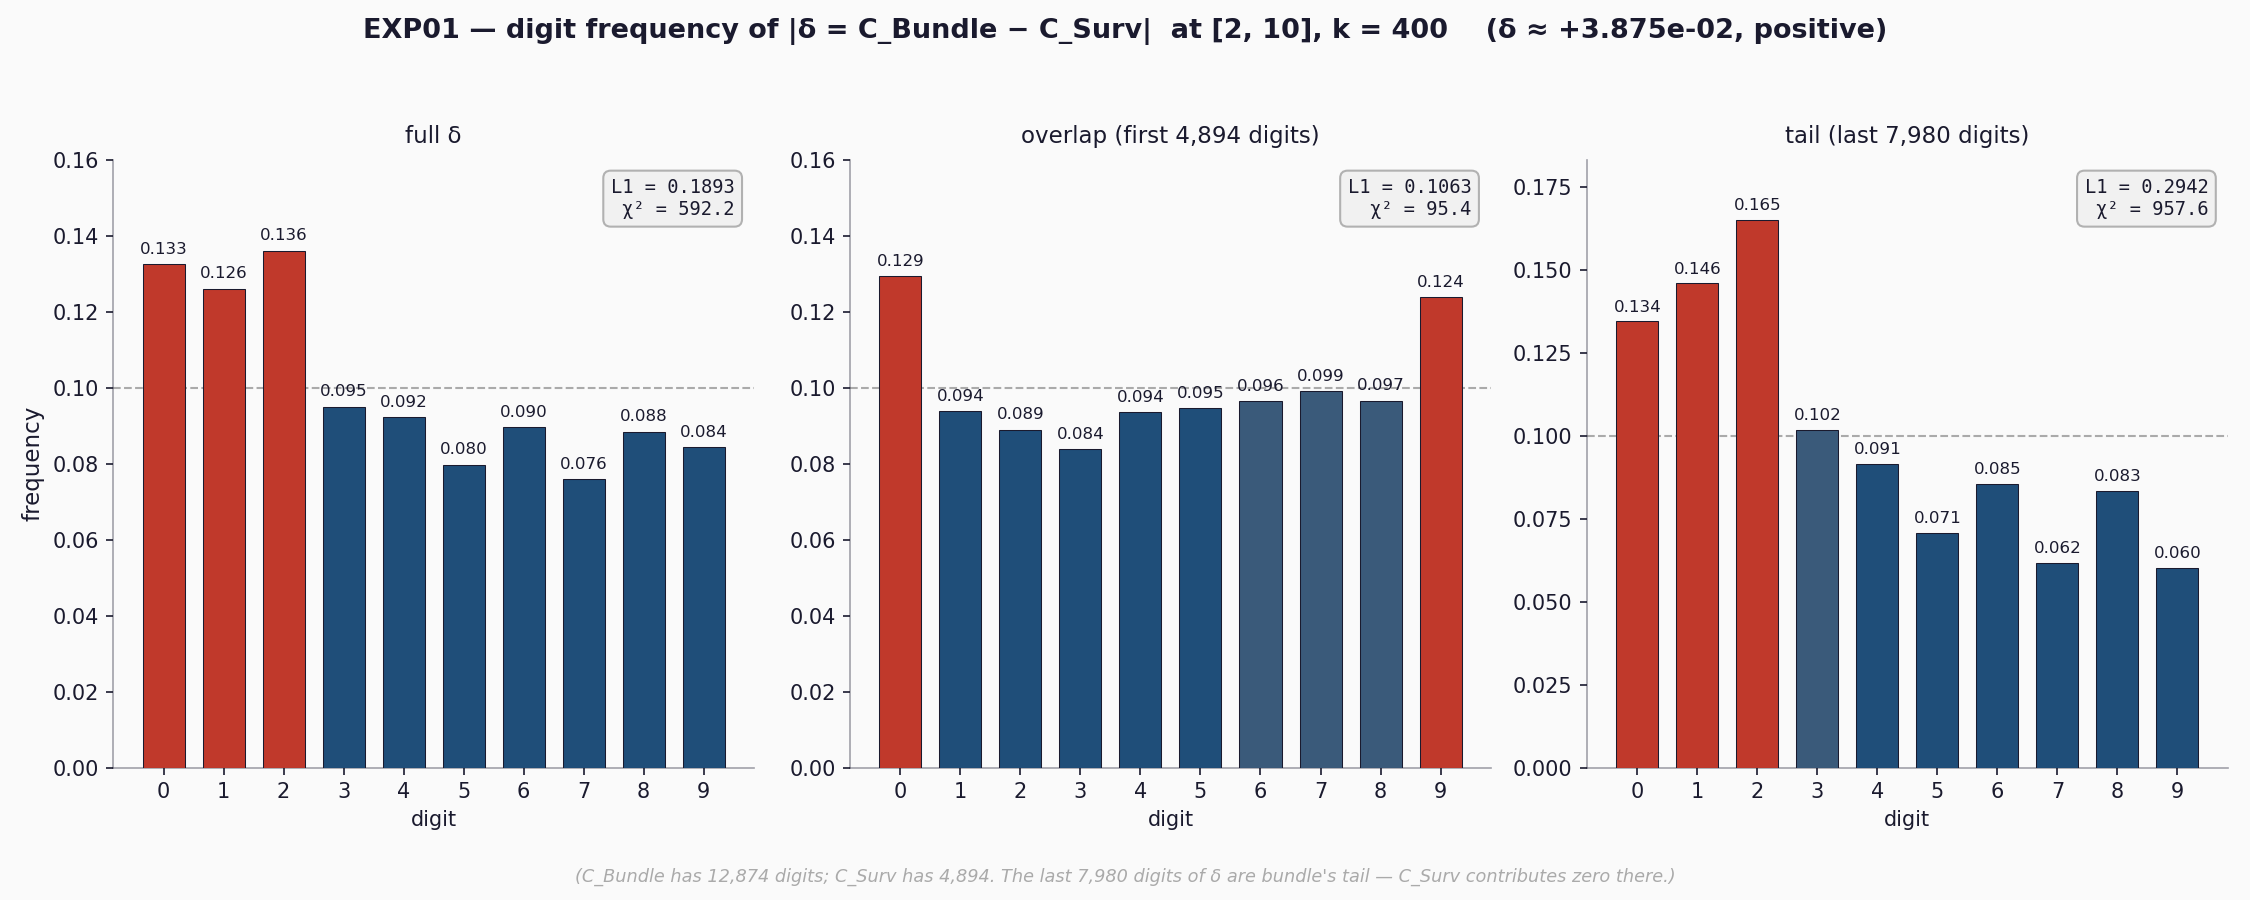

Recreate this plot in Python.
"""
exp01_delta_digits.py — first reading of δ = C_Bundle − C_Surv.

Compute the difference of the two reals at the Two Tongues panel
parameters (Survivors §"Proposal 2"), expand |δ| to many decimal
digits, plot the digit-frequency histogram against the uniform-1/10
baseline. The L1 work in survivors/ measures frequency divergence
between bundle and survivor; this measures POSITIONAL divergence.

If δ's digits look uniform/random, the L1-tracking story is the
whole story. If δ exhibits Benford-like, anti-Benford-like, or
anomalous structure, the relation has a residual that the L1 view
averages.

Run: sage -python experiments/acm-champernowne/base10/differences/exp01_delta_digits.py
"""

from __future__ import annotations

import os
import sys
from collections import Counter
from fractions import Fraction

# Python 3.11+ caps int<->str conversion at 4300 digits by default.
# C_Bundle here is ~13k digits; raise the limit for this experiment.
sys.set_int_max_str_digits(1_000_000)

import matplotlib.pyplot as plt
import numpy as np

HERE = os.path.dirname(os.path.abspath(__file__))
# differences -> base10 -> acm-champernowne -> experiments -> BIDDER
REPO = HERE
for _ in range(4):
    REPO = os.path.dirname(REPO)
sys.path.insert(0, os.path.join(REPO, 'core'))
sys.path.insert(0, os.path.join(REPO, 'experiments', 'acm-champernowne',
                                'base10', 'survivors'))

from survivors_core import bundle_atoms, survival_mask  # noqa: E402


# Two Tongues panel parameters
N0, N1, K = 2, 10, 400

# Visual palette — analytic register, matching cabinet light emblems
BG = '#fafafa'
FG = '#1a1a2e'
BAR_DEFAULT = '#3a5a7a'
BAR_HIGH = '#c0392b'
BAR_LOW = '#1f4e79'
GUIDE = '#aaaaaa'
BENFORD = '#b8860b'


def digits_to_real(s: str) -> Fraction:
    """Return 1 + 0.<s> as a Fraction (the C_Bundle / C_Surv form)."""
    if not s:
        return Fraction(1)
    return Fraction(1) + Fraction(int(s), 10 ** len(s))


def expand_digits(r: Fraction, n: int) -> list[int]:
    """Expand 0 <= r < 1 to n decimal digits."""
    assert 0 <= r < 1, f'expected r in [0, 1), got {float(r)}'
    digits = []
    cur = r
    for _ in range(n):
        cur *= 10
        d = int(cur)
        digits.append(d)
        cur -= d
    return digits


def main():
    print(f'building bundle for [{N0}, {N1}], k = {K} ...')
    atoms = bundle_atoms(N0, N1, K)
    mask = survival_mask(atoms)
    n_bundle = len(atoms)
    n_surv = sum(mask)
    print(f'  {n_bundle} atoms, {n_surv} survivors '
          f'({100 * n_surv / n_bundle:.1f}%)')

    bundle_digits_str = ''.join(str(m) for _, m in atoms)
    surv_digits_str = ''.join(str(m) for (_, m), keep in zip(atoms, mask) if keep)
    print(f'  C_Bundle: {len(bundle_digits_str):,} digits')
    print(f'  C_Surv:   {len(surv_digits_str):,} digits')

    c_bundle = digits_to_real(bundle_digits_str)
    c_surv = digits_to_real(surv_digits_str)
    delta = c_bundle - c_surv
    sign = 1 if delta > 0 else (-1 if delta < 0 else 0)
    abs_delta = delta if sign >= 0 else -delta

    print(f'\n  C_Bundle  ≈ {float(c_bundle):.12f}')
    print(f'  C_Surv    ≈ {float(c_surv):.12f}')
    print(f'  δ         ≈ {float(delta):+.6e}   (sign: {sign:+d})')

    # Expand |δ| to L_b digits — the full meaningful range.
    n_digits = len(bundle_digits_str)
    overlap_n = len(surv_digits_str)
    tail_n = n_digits - overlap_n
    print(f'\n  expanding |δ| to {n_digits:,} decimal digits ...')
    delta_digits = expand_digits(abs_delta, n_digits)
    head = ''.join(str(d) for d in delta_digits[:80])
    print(f'  first 80 digits of |δ|: {head}')

    # Structural split: since C_Surv contributes zero after digit L_s,
    # the last (L_b − L_s) digits of δ are just bundle's last
    # (L_b − L_s) digits. The substantive subtraction lives in the
    # first L_s digits.
    overlap_digits = delta_digits[:overlap_n]
    tail_digits = delta_digits[overlap_n:]
    print(f'  overlap region (first {overlap_n:,} digits): bundle vs survivor')
    print(f'  tail (last {tail_n:,} digits): identical to bundle\'s tail '
          f'(C_Surv contributes 0 there)')

    def freq_of(digit_list):
        counts = Counter(digit_list)
        total = len(digit_list)
        return (np.array([counts[d] / total for d in range(10)]),
                counts, total)

    full_freq, full_counts, full_total = freq_of(delta_digits)
    over_freq, over_counts, over_total = freq_of(overlap_digits)
    tail_freq, tail_counts, tail_total = freq_of(tail_digits)

    def chi2_of(counts, total):
        exp = total / 10
        return float(np.sum((np.array([counts[d] for d in range(10)]) - exp) ** 2
                            / exp))

    full_l1 = float(np.abs(full_freq - 0.1).sum())
    over_l1 = float(np.abs(over_freq - 0.1).sum())
    tail_l1 = float(np.abs(tail_freq - 0.1).sum())
    full_chi2 = chi2_of(full_counts, full_total)
    over_chi2 = chi2_of(over_counts, over_total)
    tail_chi2 = chi2_of(tail_counts, tail_total)

    print(f'\n  region          | digits   | L1 vs 1/10 | χ² (9 dof)')
    print(f'  ----------------+----------+------------+-----------')
    print(f'  full δ          | {full_total:>7,}  | {full_l1:.4f}     | {full_chi2:>7.2f}')
    print(f'  overlap (first) | {over_total:>7,}  | {over_l1:.4f}     | {over_chi2:>7.2f}')
    print(f'  tail (last)     | {tail_total:>7,}  | {tail_l1:.4f}     | {tail_chi2:>7.2f}')

    # Plot — three panels stacked: full, overlap, tail
    fig, axes = plt.subplots(1, 3, figsize=(15, 6), facecolor=BG)

    panels = [
        ('full δ', full_freq, full_total, full_l1, full_chi2),
        (f'overlap (first {over_total:,} digits)', over_freq, over_total, over_l1, over_chi2),
        (f'tail (last {tail_total:,} digits)', tail_freq, tail_total, tail_l1, tail_chi2),
    ]

    digits = np.arange(10)
    for ax, (label, freq, total, l1, chi2) in zip(axes, panels):
        ax.set_facecolor(BG)
        bar_colors = [BAR_HIGH if freq[d] > 0.105
                      else BAR_LOW if freq[d] < 0.095
                      else BAR_DEFAULT for d in range(10)]
        ax.bar(digits, freq, color=bar_colors, edgecolor=FG,
               linewidth=0.5, width=0.7, zorder=3)
        ax.axhline(0.1, color=GUIDE, linewidth=1.0, linestyle='--', zorder=2)
        for d in digits:
            ax.text(d, freq[d] + 0.002, f'{freq[d]:.3f}',
                    ha='center', va='bottom', color=FG, fontsize=8)
        for side in ('top', 'right'):
            ax.spines[side].set_visible(False)
        for side in ('bottom', 'left'):
            ax.spines[side].set_color(FG)
            ax.spines[side].set_alpha(0.4)
        ax.tick_params(colors=FG, which='both')
        ax.set_xticks(digits)
        ax.set_xlabel('digit', color=FG, fontsize=10)
        ax.set_ylim(0, max(freq.max() + 0.018, 0.16))
        ax.set_title(label, color=FG, fontsize=11, pad=8)
        caption = f'L1 = {l1:.4f}\nχ² = {chi2:.1f}'
        ax.text(0.97, 0.97, caption, transform=ax.transAxes,
                color=FG, fontsize=9, va='top', ha='right',
                family='monospace',
                bbox=dict(boxstyle='round,pad=0.4', facecolor='#f0f0f0',
                          edgecolor=GUIDE, alpha=0.9))

    axes[0].set_ylabel('frequency', color=FG, fontsize=11)

    sign_str = 'positive' if sign > 0 else ('negative' if sign < 0 else 'zero')
    fig.suptitle(
        f'EXP01 — digit frequency of |δ = C_Bundle − C_Surv|  '
        f'at [{N0}, {N1}], k = {K}    '
        f'(δ ≈ {float(delta):+.3e}, {sign_str})',
        color=FG, fontsize=13, fontweight='semibold', y=0.98,
    )

    fig.text(0.5, 0.02,
             f'(C_Bundle has {len(bundle_digits_str):,} digits; '
             f'C_Surv has {len(surv_digits_str):,}. The last '
             f'{tail_n:,} digits of δ are bundle\'s tail — '
             f'C_Surv contributes zero there.)',
             color=GUIDE, fontsize=8.5, ha='center', style='italic')

    fig.tight_layout(rect=[0, 0.05, 1, 0.94])
    out = os.path.join(HERE, 'exp01_delta_digits.png')
    fig.savefig(out, dpi=150, facecolor=BG)
    print(f'\n-> {out}')


if __name__ == '__main__':
    main()
